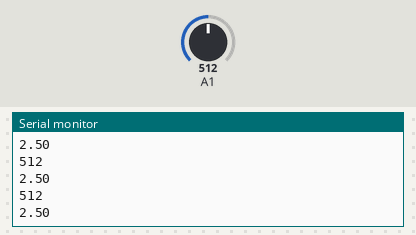
Simulated run of this sketch. Board: Arduino Uno, built with avr-gcc and run on an emulated ATmega328P. Shown: the last lines printed to the serial monitor. The inputs (shaded band) are chosen by the test bench; at power-on: A1 = 512.

Above: at 1.2 s.
1.3 s: A1 set to 716
At 2.4 s:
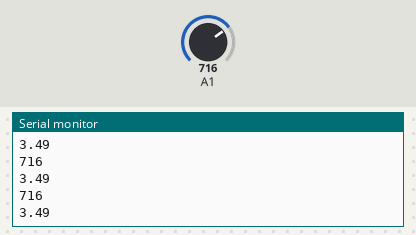
2.8 s: A1 set to 900
At 3.6 s:
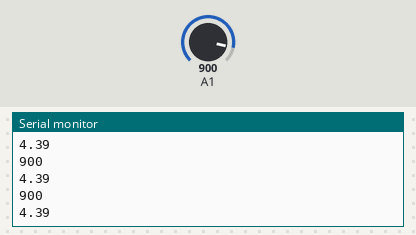
Timing chart, 0 to 5.8 s (numbered marks = the images above; inputs shaded):
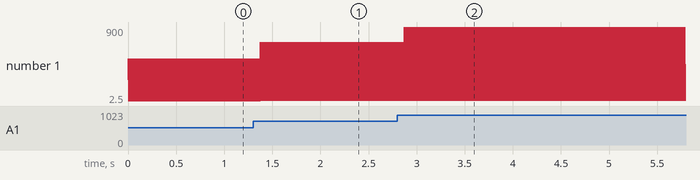

The sketch:

Voltaje_SERIAL.ino
```cpp
int valor = 0;
float voltage = 0;

void setup() {
  //iniciar el monitor serial
  Serial.begin(9600);
}
void loop() {
  //asociar a "valor" lo que retorna la funcion "analogRead"
  valor = analogRead(A1);
  voltage = valor * 0.00488;

  //usar la funcion Serial para mandar a imprimir valor
  Serial.println(valor);
  Serial.println(voltage);

}
```

Measured:
- after the input at 1.3 s, the serial monitor: prints a new line after 0.07 s (image 1)
- after the input at 2.8 s, the serial monitor: prints a new line after 0.07 s (image 2)
- plotted number 1: 2.5 → 3.49 after the input at 1.3 s, 3.49 → 900 after the input at 2.8 s
